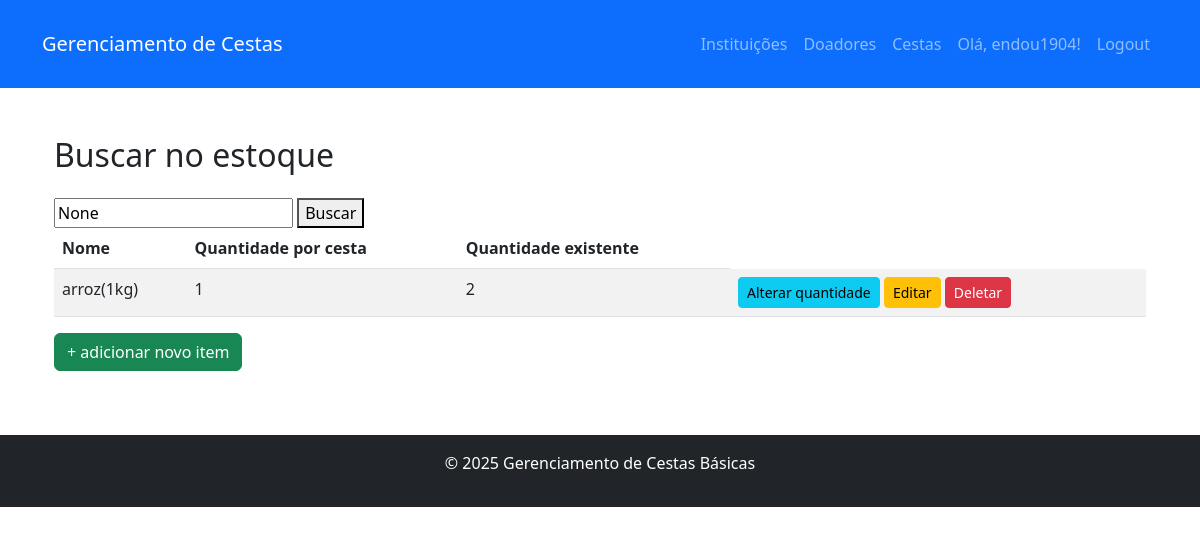
The app's page /home/Itens/ (signed in) with its own data.
### gerenciador/models.py (models this page shows)
class TbItem_Cesta(models.Model):
    ID_Item_Cesta = models.AutoField(primary_key= True, null= False)
    Nome = models.CharField(max_length = 255, null= False)
    Quant_padrao = models.PositiveIntegerField(null= False)
    Quant_Obtida = models.PositiveIntegerField(null= False, default=0)

### gerenciador/views.py (the view)
def buscar_Itens(request):
    query = request.GET.get('q')
    Itens_Cesta = TbItem_Cesta.objects.all()
    if query:
        Itens_Cesta = Itens_Cesta.filter(Nome__icontains=query)
    return render(request, 'Estoque.html', {'Itens_Cesta': Itens_Cesta, 'query': query})

### gerenciador/templates/Estoque.html
{% extends 'base.html' %}
{% block content %}
    <div class="container">
        <h2 class="mb-4">Buscar no estoque</h2>
        <form method="get" action="{% url 'itens' %}">
            <input type="text" name="q" placeholder="Digite o nome do Item de estoque" value="{{ query }}">
            <button type="submit">Buscar</button>
        </form>
        {% if Itens_Cesta %}
            <table class="table table-striped">
                <thead>
                    <tr>
                        <th>Nome</th>
                        <th>Quantidade por cesta</th>
                        <th>Quantidade existente</th>
                    </tr>
                </thead>
                <tbody>
                    {% for Item in Itens_Cesta %}
                        <tr>
                            <td>{{ Item.Nome }}</td>
                            <td>{{ Item.Quant_padrao }}</td>
                            <td>{{ Item.Quant_Obtida}}</td>
                            {% if user.is_superuser or user.is_staff%}
                            <td>
                                <a href="{% url 'atualizar-quantidade' Item.ID_Item_Cesta %}" class="btn btn-info btn-sm">Alterar quantidade</a>
                                <a href="{% url 'editar_Item' Item.ID_Item_Cesta %}" class="btn btn-warning btn-sm">Editar</a>
                                <a href="{% url 'deletar_Item' Item.ID_Item_Cesta %}" class="btn btn-danger btn-sm">Deletar</a>
                            </td>
                            {% endif %}
                        </tr>
                    {% endfor %}
                </tbody>
            </table>
        {% else %}
            <p class="text-muted">Nenhum item cadastrado.</p>
        {% endif %}
        <a href="{% url 'criar_Item' %}" class="btn btn-success mb-3">+ adicionar novo item</a>
    </div>
{% endblock %}

### app/templates/base.html (shortened to what this page needs)
<!DOCTYPE html>
<html lang="en">
<head>
    <link href="https://cdn.jsdelivr.net/npm/bootstrap@5.3.0/dist/css/bootstrap.min.css" rel="stylesheet">
</head>
<body>
    <header class="bg-primary text-white py-3">
        <div class="container">
            <nav class="navbar navbar-expand-lg navbar-dark">
                <a class="navbar-brand" href="{% url 'home' %}">Gerenciamento de Cestas</a>
                <div class="collapse navbar-collapse" id="navbarNav">
                    <ul class="navbar-nav ms-auto">
                        {% if user.is_authenticated %}
                            <li class="nav-item">
                                <a class="nav-link" href="{% url 'lista_instituicoes' %}">Instituições</a>
                            </li>
                            <li class="nav-item">
                                <a class="nav-link" href="{% url 'lista_doadores' %}">Doadores</a>
                            </li>
                            <li class="nav-item">
                                <a class="nav-link" href="{% url 'lista_cestas' %}">Cestas</a>
                            </li>
                            <li class="nav-item">
                                <span class="nav-link">Olá, {{ user.username }}!</span>
                            </li>
                            <li class="nav-item">
                                <a class="nav-link" href="{% url 'logout' %}">Logout</a>
                            </li>
                        {% endif %}
                    </ul>
                </div>
            </nav>
        </div>
    </header>
    <main class="container my-5">
        {% block content %}{% endblock %}
    </main>
    <footer class="bg-dark text-white text-center py-3">
        <div class="container">
            <p>&copy; 2025 Gerenciamento de Cestas Básicas</p>
        </div>
    </footer>
</body>
</html>

### records on screen
TbItem_Cesta: Nome "arroz(1kg)", Quant_padrao "1", Quant_Obtida "2"

### other values on screen
{{ user.username }} "endou1904"
